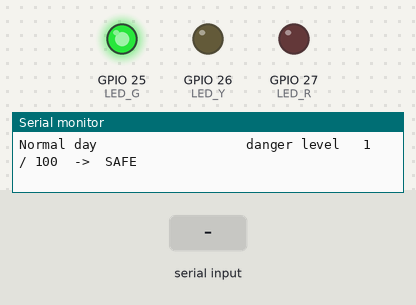
This sketch was run on a simulated ESP32. On the bench: output pins drawn as LEDs (lit = HIGH), the last lines printed to the serial monitor. The inputs (shaded band) are chosen by the test bench.

Above: at 0.1 s.
At 3.1 s:
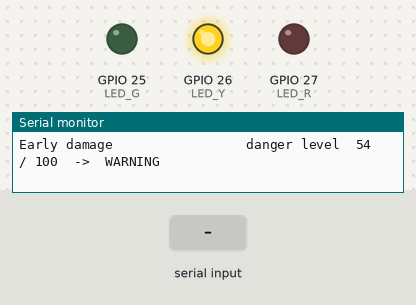
At 8.7 s:
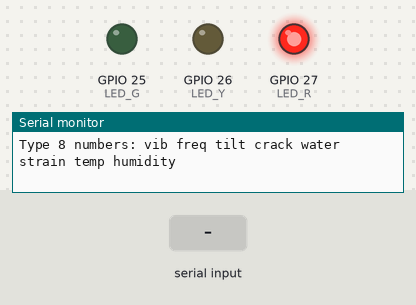
8.8 s: "90,45\n" received over Serial
Timing chart, 0 to 11.8 s (numbered marks = the images above; inputs shaded):
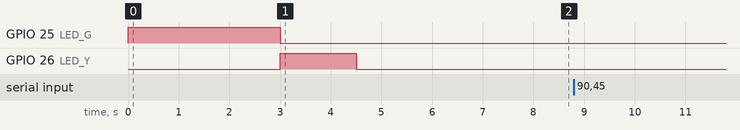

The sketch:

intellibridge_demo.ino
```cpp
// IntelliBridge danger-level demo for ESP32 (works in the Wokwi simulator).
// Files in the project: intellibridge_demo.ino (this file) + intellibridge_danger.h
// LEDs: green GPIO 25, yellow GPIO 26, red GPIO 27 (each through a resistor to GND).
// Serial monitor: type 8 numbers and press Enter:
//   vibration_mg  freq_hz  tilt_deg  crack_mm  water_cm  strain_ue  temp_c  humidity_pct
// example:  3 4 14 0 20 0 20 65
#include "intellibridge_danger.h"
const int LED_G = 25, LED_Y = 26, LED_R = 27;

void report(const char *name, float v, float f, float t, float c, float w, float s, float T) {
  int cls; int lv = ib_danger(v, f, t, c, w, s, T, &cls);
  const char *txt[] = {"SAFE", "WARNING", "DANGER"};
  Serial.printf("%-28s danger level %3d / 100  ->  %s\n", name, lv, txt[cls]);
  digitalWrite(LED_G, cls == 0); digitalWrite(LED_Y, cls == 1); digitalWrite(LED_R, cls == 2);
}

void setup() {
  Serial.begin(115200);
  pinMode(LED_G, OUTPUT); pinMode(LED_Y, OUTPUT); pinMode(LED_R, OUTPUT);
  Serial.println("\nIntelliBridge on ESP32 (model trained on simulated data)");
  report("Normal day",            3.0, 4.0, 0.05, 0.0, 20, 0,   20); delay(1500);
  report("Heavy truck, hot day",  9.5, 3.9, 0.05, 0.3, 20, 130, 38); delay(1500);
  report("Early damage",          3.1, 3.5, 0.4,  0.5, 15, 90,  22); delay(1500);
  report("Flood",                 3.0, 4.0, 0.05, 0.0, 210, 0,  20); delay(1500);
  report("Severe damage",         4.0, 3.1, 1.4,  1.8, 20, 220, 20); delay(1500);
  Serial.println("\nType 8 numbers: vib freq tilt crack water strain temp humidity");
}

void loop() {
  if (!Serial.available()) return;
  String line = Serial.readStringUntil('\n');
  float v[8];
  if (sscanf(line.c_str(), "%f %f %f %f %f %f %f %f", &v[0], &v[1], &v[2], &v[3], &v[4], &v[5], &v[6], &v[7]) == 8)
    report("Your reading", v[0], v[1], v[2], v[3], v[4], v[5], v[6]);
  else Serial.println("Please type 8 numbers separated by spaces.");
}
```

Source omitted: ridge_danger.h (data table, 13433 bytes)
